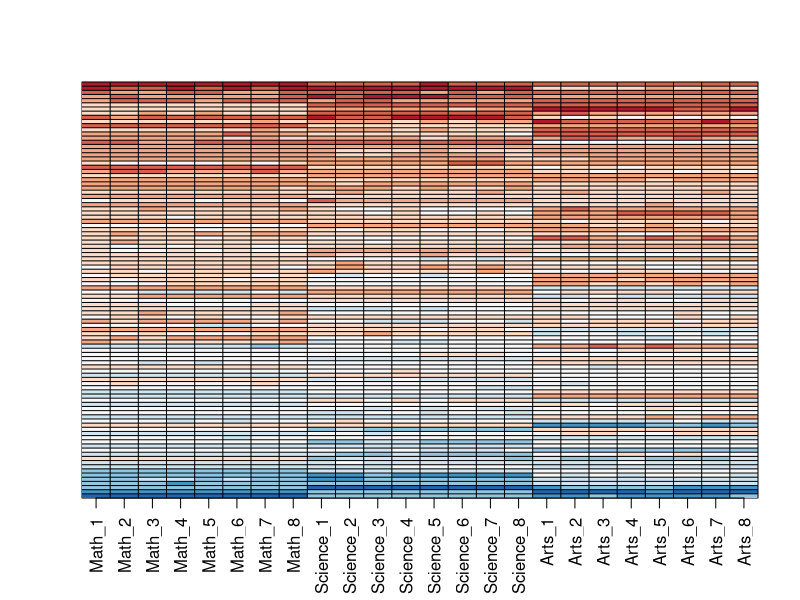
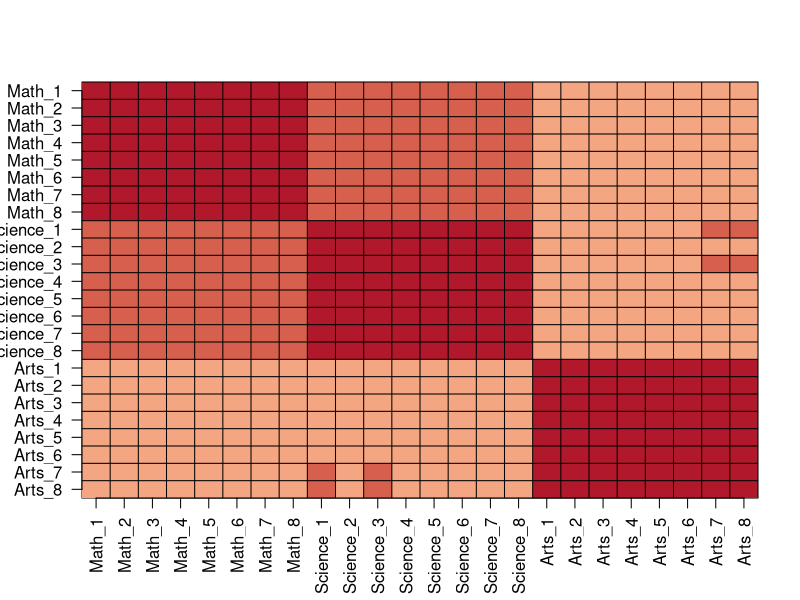
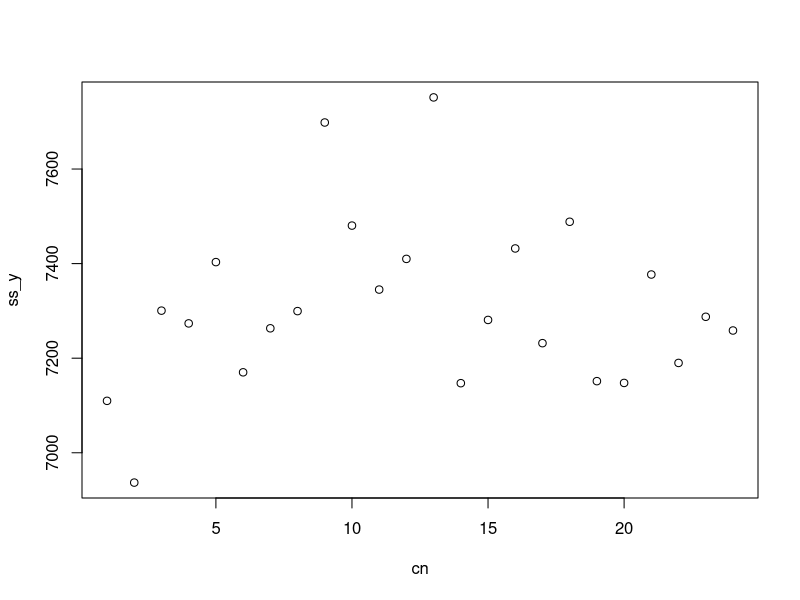
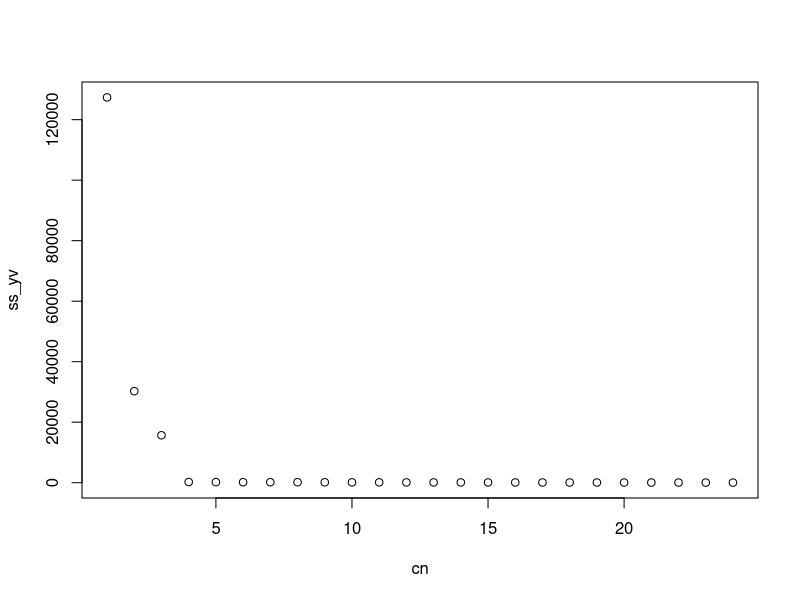
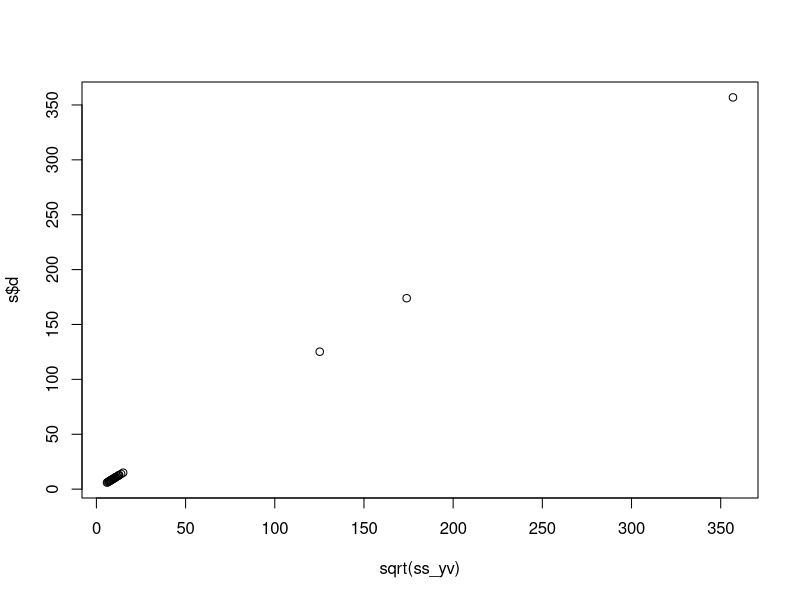

Source code (R) for these figures, in order: (Note: this script raises an error after producing the figures.)
set.seed(1987, sample.kind="Rounding")
n <- 100
k <- 8
Sigma <- 64  * matrix(c(1, .75, .5, .75, 1, .5, .5, .5, 1), 3, 3) 
m <- MASS::mvrnorm(n, rep(0, 3), Sigma)
m <- m[order(rowMeans(m), decreasing = TRUE),]
y <- m %x% matrix(rep(1, k), nrow = 1) + matrix(rnorm(matrix(n*k*3)), n, k*3)
colnames(y) <- c(paste(rep("Math",k), 1:k, sep="_"),
                 paste(rep("Science",k), 1:k, sep="_"),
                 paste(rep("Arts",k), 1:k, sep="_"))


my_image <- function(x, zlim = range(x), ...){
	colors = rev(RColorBrewer::brewer.pal(9, "RdBu"))
	cols <- 1:ncol(x)
	rows <- 1:nrow(x)
	image(cols, rows, t(x[rev(rows),,drop=FALSE]), xaxt = "n", yaxt = "n",
			xlab="", ylab="",  col = colors, zlim = zlim, ...)
	abline(h=rows + 0.5, v = cols + 0.5)
	axis(side = 1, cols, colnames(x), las = 2)
}

my_image(y)

my_image(cor(y), zlim = c(-1,1))
range(cor(y))
axis(side = 2, 1:ncol(y), rev(colnames(y)), las = 2)

s <- svd(y)
names(s)

y_svd <- s$u %*% diag(s$d) %*% t(s$v)
max(abs(y - y_svd))




#######Q3

ss_y<-diag(crossprod(y))

ss_yv<-diag(crossprod(y%*%s$v))

sum(ss_y)-sum(ss_yv)


#######Q4

cn<-seq(1:24)
plot(cn,ss_y)
plot(cn,ss_yv)

#######Q5

plot(sqrt(ss_yv),s$d)

data.frame(x = sqrt(ss_yv), y = s$d) %>%
  ggplot(aes(x,y)) +
  geom_point()

#######Q6

sum(ss_yv[1:3])/sum(ss_yv)
sum(s$d[1:3]^2) / sum(s$d^2)

#######Q7

identical(s$u %*% diag(s$d), sweep(s$u, 2, s$d, FUN = "*"))

#######Q8

st_avg<-apply(y, 1, mean)
plot(s$u[,1],st_avg)


#######Q9

my_image(s$v)


#######Q10

plot(s$u[,1], ylim = c(-0.25, 0.25))
plot(s$v[,1], ylim = c(-0.25, 0.25))
with(s, my_image((u[, 1, drop=FALSE]*d[1]) %*% t(v[, 1, drop=FALSE])))
my_image(y)


#######Q11

resid <- y - with(s,(u[, 1, drop=FALSE]*d[1]) %*% t(v[, 1, drop=FALSE]))
my_image(cor(resid), zlim = c(-1,1))
axis(side = 2, 1:ncol(y), rev(colnames(y)), las = 2)

plot(s$u[,2], ylim = c(-0.5, 0.5))
plot(s$v[,2], ylim = c(-0.5, 0.5))
with(s, my_image((u[, 2, drop=FALSE]*d[2]) %*% t(v[, 2, drop=FALSE])))
my_image(resid)

#######Q12

resid <- y - with(s,sweep(u[, 1:2], 2, d[1:2], FUN="*") %*% t(v[, 1:2]))
my_image(cor(resid), zlim = c(-1,1))
axis(side = 2, 1:ncol(y), rev(colnames(y)), las = 2)

plot(s$u[,3], ylim = c(-0.5, 0.5))
plot(s$v[,3], ylim = c(-0.5, 0.5))
with(s, my_image((u[, 3, drop=FALSE]*d[3]) %*% t(v[, 3, drop=FALSE])))
my_image(resid)


#######Q13

resid <- y - with(s,sweep(u[, 1:3], 2, d[1:3], FUN="*") %*% t(v[, 1:3]))
my_image(cor(resid), zlim = c(-1,1))
axis(side = 2, 1:ncol(y), rev(colnames(y)), las = 2)

y_hat <- with(s,sweep(u[, 1:3], 2, d[1:3], FUN="*") %*% t(v[, 1:3]))
my_image(y, zlim = range(y))
my_image(y_hat, zlim = range(y))
my_image(y - y_hat, zlim = range(y))

